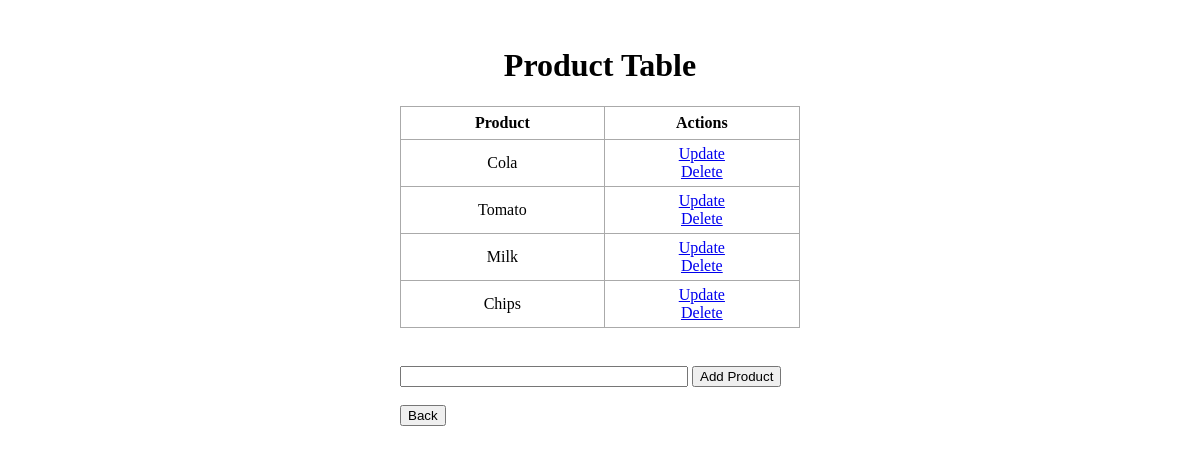
/product, run on an earlier commit of the app's database.
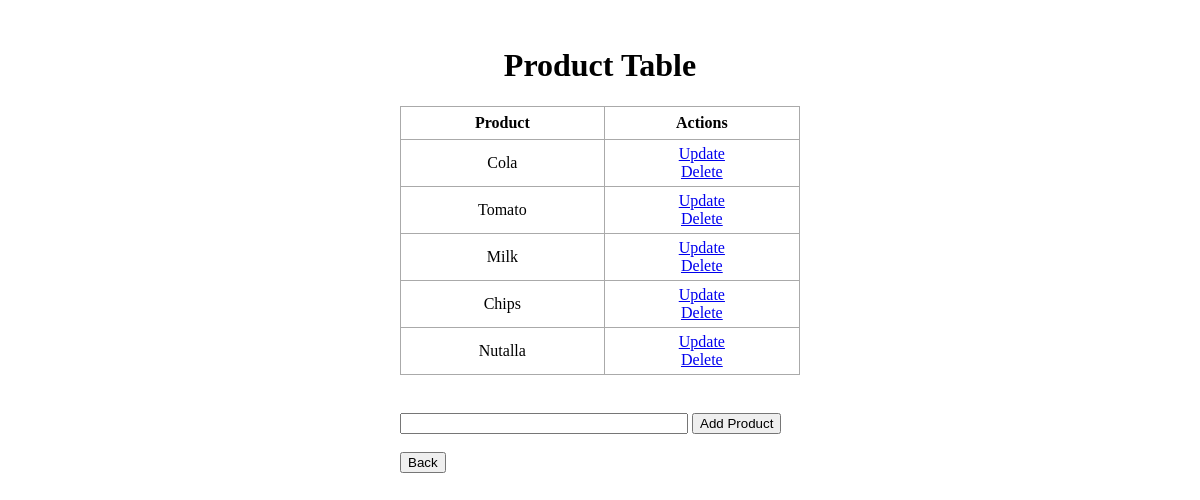
And on a later commit of the database.
### app.py (models this page shows, shortened)
class Product(db.Model):
    prod_id=db.Column(db.String(200) , primary_key=True)

### app.py (the view)
@app.route('/product' , methods=['POST' , 'GET'])
def product():
    if request.method == 'POST':
        if(request.form['product']):
         product_name = request.form['product']
         new_Product = Product(prod_id=product_name)
         try:
            db.session.add(new_Product)
            db.session.commit()
            return redirect('/product')
         except:
            return 'there was a problem in your added'
        else:
            return 'You should fill the input '
    else:
        products = Product.query.all()
        return render_template('product.html' , products = products)

### templates/product.html (shortened to what this page needs)
{% extends 'base.html' %}
{% block body %}
<div class='div_content' style="width:400px; margin: 0 auto;">
    <br>
    <h1 style="text-align: center">Product Table </h1>
    {% if products|length < 1 %}
    <h4 style="text-align: center">There are no Products ! Add One.   </h4>
    {% else %}
    <table style="border: 1px solid #aaa; border-collapse: collapse; width: 100%;">
        <tr>
            <th  style="border: 1px solid #aaa; height: 30px;">Product</th>
            <th  style="border: 1px solid #aaa; height: 30px;">Actions</th>
        </tr>
        {% for product in products %}
        <tr>
            <td  style="border: 1px solid #aaa;  text-align: center; padding: 5px;">{{product.prod_id}}</td>
            <td  style="border: 1px solid #aaa;  text-align: center; padding: 5px;">
                <a href="/update/{{product.prod_id}}">Update</a>
                <br>
                <a href="/delete/{{product.prod_id}}">Delete</a>
            </td>
        </tr>
        {% endfor%}
    </table>
    {% endif %}
    <br>
    <div class="form" style=" margin-top: 20px;">
    <form action='/product' method="POST">
        <input type="text" name="product" id="product" style="width: 70%;">
        <input type="submit" value="Add Product">
    </form>
    <br>
    <form action="/" >
        <input type="submit" value="Back">
    </form>
</div>
</div>
{% endblock%}

What changed in the data, as far as the page shows it:
added Product: prod_id "Nutalla"
